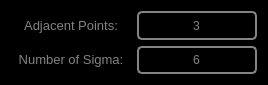
<?xml version="1.0" encoding="UTF-8"?>
<ui version="4.0">
 <class>Dialog</class>
 <widget class="QDialog" name="Dialog">
  <property name="geometry">
   <rect>
    <x>0</x>
    <y>0</y>
    <width>264</width>
    <height>85</height>
   </rect>
  </property>
  <property name="windowTitle">
   <string>Despike Settings</string>
  </property>
  <property name="styleSheet">
   <string notr="true">#Dialog
{
background-color: rgb(0, 0, 0);
}</string>
  </property>
  <layout class="QGridLayout" name="gridLayout" rowstretch="1,1">
   <item row="1" column="0">
    <widget class="QLabel" name="label_XPoints_2">
     <property name="minimumSize">
      <size>
       <width>120</width>
       <height>0</height>
      </size>
     </property>
     <property name="text">
      <string>&lt;html&gt;&lt;head/&gt;&lt;body&gt;&lt;p&gt;&lt;span style=&quot; font-size:10pt; color:#838383;&quot;&gt;Number of Sigma:&lt;/span&gt;&lt;/p&gt;&lt;/body&gt;&lt;/html&gt;</string>
     </property>
     <property name="alignment">
      <set>Qt::AlignCenter</set>
     </property>
    </widget>
   </item>
   <item row="1" column="1">
    <widget class="QLineEdit" name="lineEdit_NumberofSigma">
     <property name="sizePolicy">
      <sizepolicy hsizetype="Expanding" vsizetype="Preferred">
       <horstretch>0</horstretch>
       <verstretch>0</verstretch>
      </sizepolicy>
     </property>
     <property name="minimumSize">
      <size>
       <width>120</width>
       <height>0</height>
      </size>
     </property>
     <property name="styleSheet">
      <string notr="true">QLineEdit#lineEdit_NumberofSigma{
color: rgb(131,131,131);
background-color:rgb(0,0,0);
border: 2px solid  rgb(131,131,131);
border-radius: 5px
}</string>
     </property>
     <property name="text">
      <string>6</string>
     </property>
     <property name="alignment">
      <set>Qt::AlignCenter</set>
     </property>
    </widget>
   </item>
   <item row="0" column="0">
    <widget class="QLabel" name="label_AdjacentPoints">
     <property name="minimumSize">
      <size>
       <width>120</width>
       <height>0</height>
      </size>
     </property>
     <property name="text">
      <string>&lt;html&gt;&lt;head/&gt;&lt;body&gt;&lt;p&gt;&lt;span style=&quot; font-size:10pt; color:#838383;&quot;&gt;Adjacent Points:&lt;/span&gt;&lt;/p&gt;&lt;/body&gt;&lt;/html&gt;</string>
     </property>
     <property name="alignment">
      <set>Qt::AlignCenter</set>
     </property>
    </widget>
   </item>
   <item row="0" column="1">
    <widget class="QLineEdit" name="lineEdit_AdjacentPoints">
     <property name="sizePolicy">
      <sizepolicy hsizetype="Expanding" vsizetype="Preferred">
       <horstretch>0</horstretch>
       <verstretch>0</verstretch>
      </sizepolicy>
     </property>
     <property name="minimumSize">
      <size>
       <width>120</width>
       <height>0</height>
      </size>
     </property>
     <property name="styleSheet">
      <string notr="true">QLineEdit#lineEdit_AdjacentPoints{
color: rgb(131,131,131);
background-color:rgb(0,0,0);
border: 2px solid  rgb(131,131,131);
border-radius: 5px
}</string>
     </property>
     <property name="text">
      <string>3</string>
     </property>
     <property name="alignment">
      <set>Qt::AlignCenter</set>
     </property>
    </widget>
   </item>
  </layout>
 </widget>
 <resources/>
 <connections/>
</ui>
